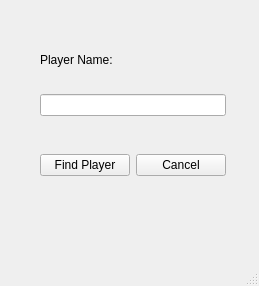
<?xml version="1.0" encoding="UTF-8"?>
<ui version="4.0">
 <class>ThirdWindow</class>
 <widget class="QMainWindow" name="ThirdWindow">
  <property name="geometry">
   <rect>
    <x>0</x>
    <y>0</y>
    <width>259</width>
    <height>286</height>
   </rect>
  </property>
  <property name="windowTitle">
   <string>MainWindow</string>
  </property>
  <widget class="QWidget" name="centralwidget">
   <widget class="QWidget" name="layoutWidget">
    <property name="geometry">
     <rect>
      <x>40</x>
      <y>50</y>
      <width>186</width>
      <height>126</height>
     </rect>
    </property>
    <layout class="QVBoxLayout" name="verticalLayout_2">
     <item>
      <layout class="QVBoxLayout" name="verticalLayout">
       <item>
        <layout class="QHBoxLayout" name="horizontalLayout">
         <item>
          <widget class="QLabel" name="l1">
           <property name="text">
            <string>Player Name:</string>
           </property>
          </widget>
         </item>
         <item>
          <spacer name="horizontalSpacer">
           <property name="orientation">
            <enum>Qt::Horizontal</enum>
           </property>
           <property name="sizeHint" stdset="0">
            <size>
             <width>40</width>
             <height>20</height>
            </size>
           </property>
          </spacer>
         </item>
        </layout>
       </item>
       <item>
        <spacer name="verticalSpacer">
         <property name="orientation">
          <enum>Qt::Vertical</enum>
         </property>
         <property name="sizeHint" stdset="0">
          <size>
           <width>20</width>
           <height>18</height>
          </size>
         </property>
        </spacer>
       </item>
       <item>
        <widget class="QLineEdit" name="t1">
         <property name="inputMask">
          <string/>
         </property>
         <property name="text">
          <string/>
         </property>
         <property name="clearButtonEnabled">
          <bool>true</bool>
         </property>
        </widget>
       </item>
      </layout>
     </item>
     <item>
      <spacer name="verticalSpacer_2">
       <property name="orientation">
        <enum>Qt::Vertical</enum>
       </property>
       <property name="sizeHint" stdset="0">
        <size>
         <width>20</width>
         <height>13</height>
        </size>
       </property>
      </spacer>
     </item>
     <item>
      <layout class="QHBoxLayout" name="horizontalLayout_2">
       <item>
        <widget class="QPushButton" name="b1">
         <property name="text">
          <string>Find Player</string>
         </property>
        </widget>
       </item>
       <item>
        <widget class="QPushButton" name="b2">
         <property name="text">
          <string>Cancel</string>
         </property>
        </widget>
       </item>
      </layout>
     </item>
    </layout>
   </widget>
  </widget>
  <widget class="QMenuBar" name="menubar">
   <property name="geometry">
    <rect>
     <x>0</x>
     <y>0</y>
     <width>259</width>
     <height>21</height>
    </rect>
   </property>
  </widget>
  <widget class="QStatusBar" name="statusbar"/>
 </widget>
 <resources/>
 <connections/>
</ui>
